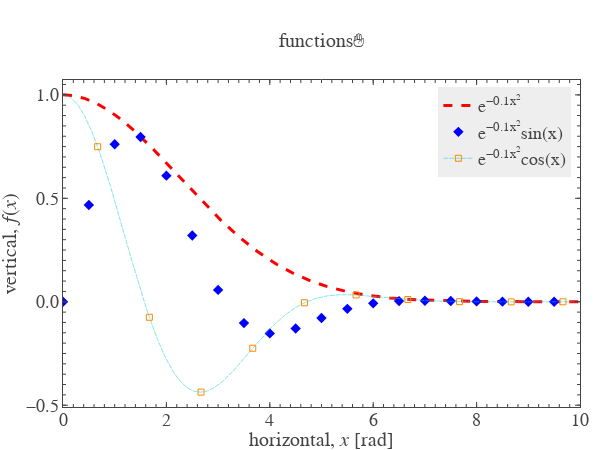

The notebook cell saved with this chart:
### Code cell
plt.show(scatter_list)

### Figure 1 — Plotly figure (JSON) as saved in the notebook; plotly's stock layout.template omitted (floating-point values rounded to 4 significant figures; data arrays with more than 128 entries replaced by an {"elided": "..."} marker saying what was removed)
{"data": [{"line": {"color": "red", "dash": "dash", "width": 3}, "mode": "lines", "name": "e<sup>−0.1x<sup>2</sup></sup>", "type": "scatter", "uid": "1ad007c1-54de-46e5-a831-caeaccd2baae", "x": {"elided": "1000 float values"}, "y": {"elided": "1000 float values"}}, {"marker": {"color": "blue", "maxdisplayed": 20, "size": 8, "symbol": "diamond"}, "mode": "markers", "name": "e<sup>−0.1x<sup>2</sup></sup>sin(x)", "type": "scatter", "uid": "7755d082-b273-4368-9707-a5bab266ce1a", "x": {"elided": "1000 float values"}, "y": {"elided": "1000 float values"}}, {"line": {"color": "#00cccc", "dash": "5px,1px", "width": 0.5}, "marker": {"color": "#ff8800", "maxdisplayed": 10, "size": 6, "symbol": "square-open"}, "mode": "lines+markers", "name": "e<sup>−0.1x<sup>2</sup></sup>cos(x)", "type": "scatter", "uid": "0587aec9-3970-4b71-a6a2-949a27b534b5", "x": {"elided": "1000 float values"}, "y": {"elided": "1000 float values"}}, {"type": "scatter", "uid": "7bf086da-b3e0-4f24-a691-3a83407925ad", "visible": false, "xaxis": "x101", "yaxis": "y101"}, {"type": "scatter", "uid": "cf4ab300-80be-42a5-abce-8d220054c290", "visible": false, "xaxis": "x201", "yaxis": "y201"}], "layout": {"font": {"family": "Arial", "size": 18}, "height": 450, "legend": {"bgcolor": "#eeeeee", "x": 0.9833, "xanchor": "right", "y": 0.9778, "yanchor": "top"}, "margin": {"b": 0, "l": 0, "r": 20, "t": 80}, "showlegend": true, "title": {"font": {"size": 20}, "text": "functions✋", "xanchor": "center", "xref": "paper", "y": 0.9111, "yanchor": "middle", "yref": "container"}, "width": 600, "xaxis": {"anchor": "y", "automargin": true, "dtick": 2, "hoverformat": ".f", "range": [0, 10], "showgrid": false, "showline": false, "showticklabels": true, "tickfont": {"size": 18}, "ticklen": 5, "ticks": "inside", "title": {"font": {"size": 20}, "text": "horizontal, <i>x</i> [rad]"}, "zeroline": false}, "xaxis101": {"anchor": "y", "automargin": true, "dtick": 2, "overlaying": "x", "range": [0, 10], "scaleanchor": "x", "showgrid": false, "showline": false, "showticklabels": false, "side": "top", "ticklen": 5, "ticks": "inside", "zeroline": false}, "xaxis201": {"anchor": "y", "automargin": true, "dtick": 0.2, "mirror": "ticks", "overlaying": "x", "range": [0, 10], "scaleanchor": "x", "showgrid": false, "showline": true, "showticklabels": false, "ticklen": 3, "ticks": "inside", "zeroline": false}, "yaxis": {"anchor": "x", "automargin": true, "dtick": 0.5, "hoverformat": ".f", "range": [-0.5086, 1.072], "showgrid": false, "showline": false, "showticklabels": true, "tickfont": {"size": 18}, "tickformat": ".1f", "ticklen": 5, "tickprefix": " ", "ticks": "inside", "ticksuffix": " ", "title": {"font": {"size": 20}, "text": "vertical, <i>f</i>(<i>x</i>)<i></i>"}, "zeroline": false}, "yaxis101": {"anchor": "x", "automargin": true, "dtick": 0.5, "overlaying": "y", "range": [-0.5086, 1.072], "scaleanchor": "y", "showgrid": false, "showline": false, "showticklabels": false, "side": "right", "tickformat": ".1f", "ticklen": 5, "ticks": "inside", "zeroline": false}, "yaxis201": {"anchor": "x", "automargin": true, "dtick": 0.05, "mirror": "ticks", "overlaying": "y", "range": [-0.5086, 1.072], "scaleanchor": "y", "showgrid": false, "showline": true, "showticklabels": false, "tickformat": ".1f", "ticklen": 3, "ticks": "inside", "zeroline": false}}}
